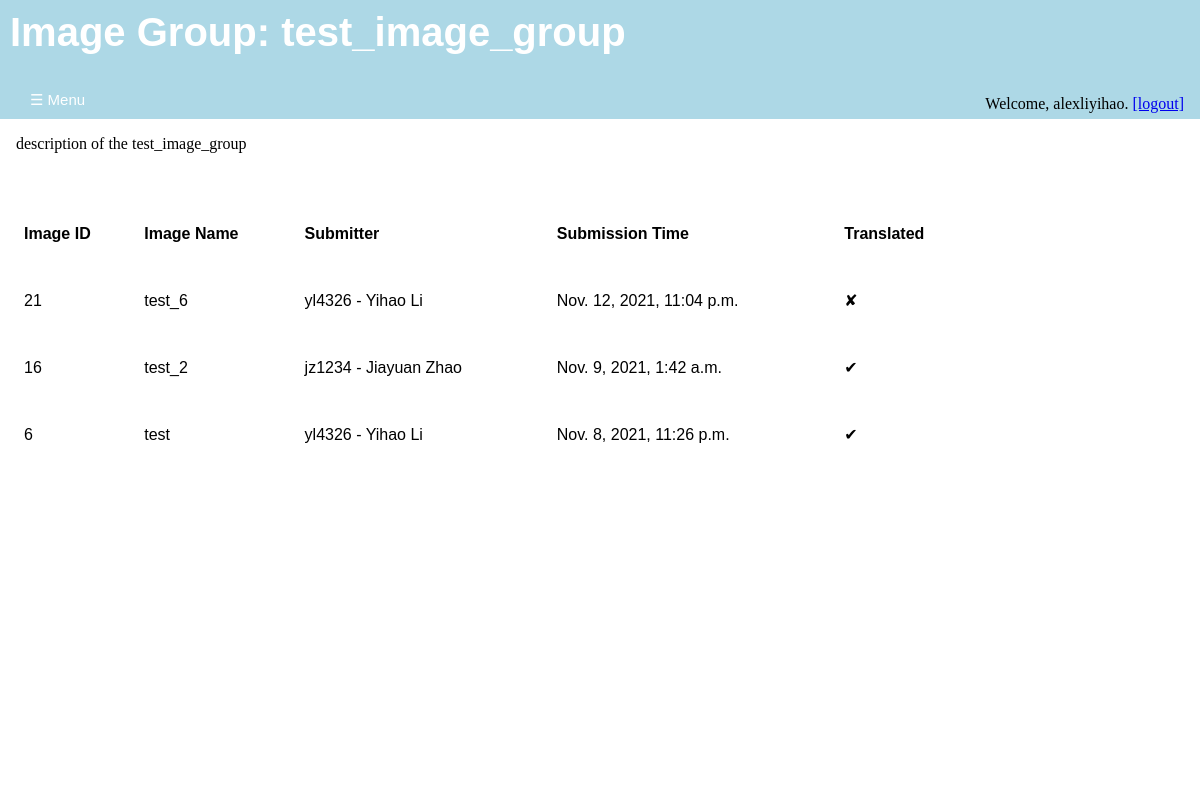
Screenshot of /annotations/image_group/2/ (signed in) with the database file from the repository.
### annotations/models.py (models this page shows, shortened)
class ImageGroup(models.Model):
    group_name = models.CharField(
        max_length = 40,
        unique = True
        )
    group_description = models.TextField(blank = True, null = True)

class Image(models.Model):
    image_name = models.CharField(
        max_length = 200,
        unique = True
        )
    submission_date = models.DateTimeField(
        'date of submission',
        auto_now_add = True
        )
    image_upload = models.FileField(upload_to = svs_rename)
    translated = models.BooleanField(default = 'False')
    svs_path = models.FilePathField(
        path = f"{settings.HOME_PATH}/{settings.SVS_PATH}",
        match = ".*\.svs",
        null = True,
        blank = True
        )
    dzi_path = models.FilePathField(
        path = f"{settings.HOME_PATH}/{settings.DZI_PATH}",
        match = ".*\.dzi",
        null = True,
        blank = True
        )
    height = models.PositiveIntegerField(null = True, blank = True)
    width = models.PositiveIntegerField(null = True, blank = True)
    image_description = models.TextField()
    completely_annotated = models.BooleanField(default = 'False')
    group = models.ForeignKey(
        ImageGroup,
        on_delete = models.SET_NULL,
        blank = True,
        null = True
        )
    submit_user = models.ForeignKey(
        User,
        on_delete = models.PROTECT,
        blank = True,
        null = True
        )

class User(auth_user):
    UNI = models.CharField(
        max_length = 8,
        unique = True
        )
    register_date = models.DateTimeField(
        'date of registration',
        auto_now_add = True,
        blank = True
        )
    organizations = models.ForeignKey(
        'Organization',
        on_delete = models.PROTECT,
        null = True,
        blank = True
        )
    def __str__(self):
      return f"{self.UNI} - {self.first_name} {self.last_name}"

### annotations/views.py (the view)
# urls.py: path('image_group/<int:image_group_id>/', views.image_group_view, name = 'image-group-view'),
def image_group_view(request, image_group_id):
    image_group = ImageGroup.objects.get(id=image_group_id)
    image_list = Image.objects.filter(group = image_group).order_by('-submission_date')
    return render(
        request,
        "annotations/image_group_view.html",
        {
        "image_group": image_group,
        "image_list": image_list
        })

### annotations/templates/annotations/image_group_view.html (shortened to what this page needs)
{% extends 'annotations/base.html' %}
{% block content %}
    <div id='title' class='title'>
      <h1>Image Group: {{image_group.group_name}}</h1>
      <div id='login-widget' class='login-widget'>
      {% if user.is_authenticated %}
         <p>Welcome, {{ user.get_username }}.</p>
         <a href="{% url 'annotations:logout' %}">[logout]</a>
      {% else %}
        <p>Welcome, new user.</p>
        <a href="{% url 'annotations:login' %}" >[login]</a>
        <a href="{% url 'annotations:registration' %}" >[register]</a>
      {% endif %}
      </div>
      <button class="openbutton" onclick="openNav()">&#9776; Menu</button>
    </div>
    <div id='body' class='body'>
      <div class="Introduction">
        <p>{{image_group.group_description}}</p>
      </div>
      <table>
        <tr>
          <th><p>Image ID</p></th>
          <th><p>Image Name</p></th>
          <th><p>Submitter</p></th>
          <th><p>Submission Time</p></th>
          <th><p>Translated</p></th>
        </tr>
        {% for image in image_list %}
          <tr>
            <td><p>{{image.pk}}</p></td>
            <td>
            {% if image.translated %}
               <a href="{% url 'annotations:image-views' image.id %}">
                 {{ image.image_name }}
               </a>
            {% else %}
               <p>{{image.image_name}}</p>
            {% endif %}
            </td>
            <td><a href="{% url 'annotations:profile-others' image.submit_user.id %}">
              {{ image.submit_user }}
            </a></td>
            <td><p> {{ image.submission_date }}</p></td>
            <td><p> {{ image.translated|yesno:"✔,✘" }} </p></td>
           </tr>
        {% endfor %}
      </table>
    </div>
{% endblock %}

### annotations/static/annotations/style.css (style rules this page uses)
div#login-widget.login-widget { position: absolute; right: 1em; bottom: 0px; width: auto; height: 1.5em; }
.login-widget a { display: inline-block; }
.login-widget p { display: inline-block; margin-block-start: 0em; margin-block-end: 0em; }
div#title.title { background-color: lightblue; align-items: center; position:fixed; top:0px; left:0px; height:calc(10% + 39px); width: 100%; transition: margin-left .3s; transition: width .3s; display: flex; flex: 1 1 auto; justify-content: flex-start; }
.title h1 { position: absolute; font-size: 2.5em; z-index: 1; top: 0em; margin-block-start: 0em; margin-block-end: 0em; padding-top: 0.25em; padding-left: 0.25em; }
.openbutton { position: absolute; bottom: 0; z-index: 1; font-size: 15px; cursor: pointer; background-color: lightblue; color: white; float: left; padding: 10px 2em; border: none; }
div#body.body { position:absolute; left:0px; top: calc(10% + 39px); height: 85%; width: 100%; background-color: white; transition: margin-left .3s; transition: width .3s; display: flex; flex: 1 1 auto; flex-direction:column; justify-content: flex-start; padding-left: 1em; }
h1 { display: table-cell; color: white; text-align: left; font-size: 2em; font-family: Arial, Helvetica, sans-serif; }
table { top: 10%; margin-top: 2em; width: 80%; padding: 0; border-collapse: collapse; font-family: Arial, Helvetica, sans-serif; table-layout:auto; }
td, th { text-align: left; padding: 0.5em; text-decoration: none; }
.body a { text-decoration: none; }
.body a:link { color:black; }

### rows the page displays
ImageGroup: group_name "test_image_group", group_description "description of the test_image_group"
Image: pk "21", image_name "test_6", submit_user "yl4326 - Yihao Li", submission_date "Nov. 12, 2021, 11:04 p.m.", translated "✘"
Image: pk "16", image_name "test_2", submit_user "jz1234 - Jiayuan Zhao", submission_date "Nov. 9, 2021, 1:42 a.m.", translated "✔"
Image: pk "6", image_name "test", submit_user "yl4326 - Yihao Li", submission_date "Nov. 8, 2021, 11:26 p.m.", translated "✔"

### other values shown
{{ user.get_username }} "alexliyihao"
